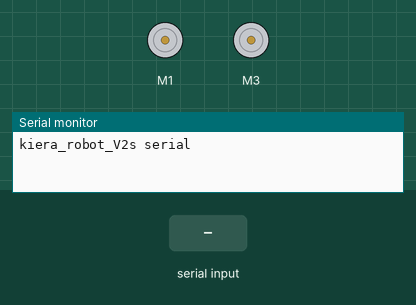
The sketch below on a simulated Arduino Uno, built with avr-gcc and run on an emulated ATmega328P. Parts: 2 × DC motor (green arrow = forward, orange = backward, longer = faster), the last lines printed to the serial monitor. The test bench sets the inputs (shaded band).

Above: at 1.2 s.
1.3 s: "U" received over Serial
At 1.6 s:
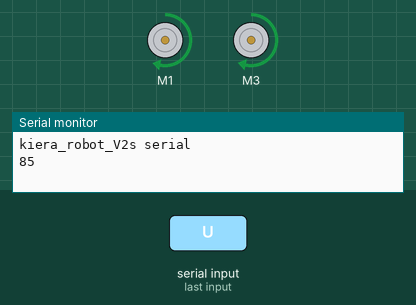
2.8 s: "D" received over Serial
At 3.9 s:
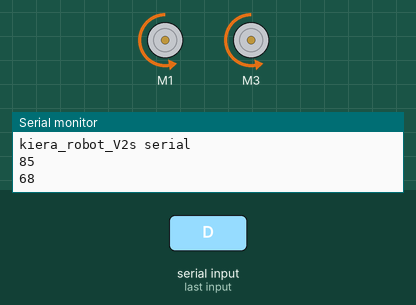
4.3 s: "C" received over Serial
At 5.0 s:
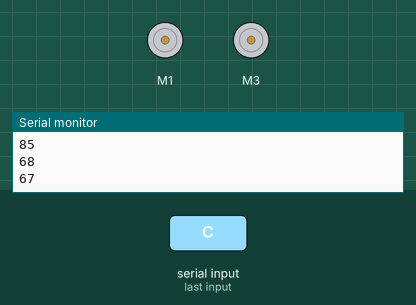
5.8 s: "L" received over Serial
At 5.88 s:
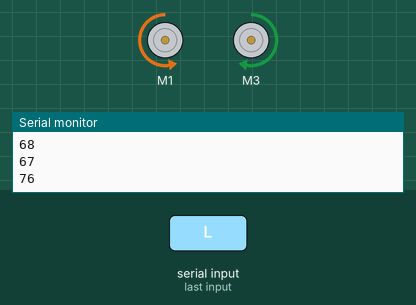
7.4 s: "R" received over Serial
At 7.48 s:
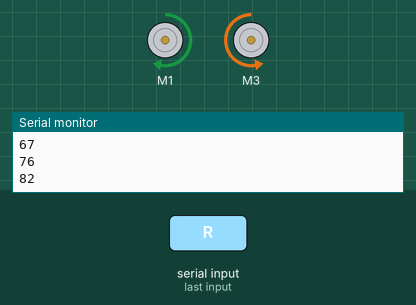
Timing chart, 0 to 10.4 s (numbered marks = the images above; inputs shaded):
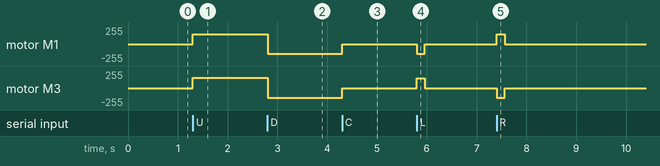

The sketch:

kiera_robot_V3.ino
```cpp
// kiera_robot_V3.ino

#include <Wire.h>
#include "utility/Adafruit_PWMServoDriver.h"
#include "Adafruit_MotorShield.h"

#define MAX_SPEED 150 // zet snelheid op 150 max is 255
#define MAX_SPEED_OFFSET 1 // variable tussen 2 motor opstart snelheden opvangen

int speedSet = 0;
int state = 0;
int S = 2;

// Create the motor shield object with the default I2C address
Adafruit_MotorShield AFMS = Adafruit_MotorShield();
// Select which 'port' M1, M2, M3 or M4. In this case, M1
Adafruit_DCMotor *motor1 = AFMS.getMotor(1);
// You can also make another motor on port M3
Adafruit_DCMotor *motor2 = AFMS.getMotor(3);


void setup() {
	Serial.begin(9600);  // set up Serial library at 9600 bps
	Serial.println("kiera_robot_V2s serial");
        AFMS.begin(); // create with the default frequency 1.6KHz

      }


      void loop() {
        if (Serial.available() > 0) {
          state = Serial.read();
          Serial.println(state);
          switch (state) {
            case 'U':
            vooruit();
            break;
            case 'D':
            achteruit();
            break;
            case 'C':
            stop();
            break;
            case 'L':
            links();
            break;
            case 'R':
            rechts();
            break;
            case 'a': // is in asci code 97
            rechts180();
            break;
            case 100: // is kleine d
            S = S + 10;
            if (S > 70) {
              S = 70;
            }
            break;
            case 99: // is kleine c
            S = S - 10;
            break;
            case 'V':
            vooruit2();
            break;
            case 'A':
            achteruit2();
            break;
            linksvoor();
            case 'W':
            break;
            rechtsvoor();
            case 'X':
            break;

          }
        }
      }

      void stop() {
        motor1->run(RELEASE);
        motor2->run(RELEASE);
      }

      void vooruit() {
        motor1->run(FORWARD);
        motor2->run(FORWARD);
        for (speedSet = 20; speedSet < MAX_SPEED; speedSet +=2)
        {
          motor1->setSpeed(speedSet + S);
          motor2->setSpeed(speedSet + MAX_SPEED_OFFSET + S);
        }
      }

      void achteruit() {
        motor1->run(BACKWARD);
        motor2->run(BACKWARD);
        for (speedSet = 20; speedSet < MAX_SPEED; speedSet +=2)
        {
          motor1->setSpeed(speedSet);
          motor2->setSpeed(speedSet+MAX_SPEED_OFFSET);
        }
      }

      void rechts() {
        motor1->run(FORWARD);
        motor2->run(BACKWARD);
        delay(160);
        stop();
      }

      void rechts180() {
        motor1->run(FORWARD);
        motor2->run(BACKWARD);
        delay (1500); // eerst 780
        stop();
      }

      void links() {
        motor1->run(BACKWARD);
        motor2->run(FORWARD);
        delay (160);
        stop();

      }

      void vooruit2() {
        motor1->run(FORWARD);
        motor2->run(FORWARD);

      }

      void achteruit2() {
        motor1->run(BACKWARD);
        motor2->run(BACKWARD);

      }

      void linksvoor() {
        motor1->run(FORWARD);
        motor2->run(RELEASE);
      }

      void rechtsvoor() {
        motor1->run(RELEASE);
        motor2->run(FORWARD);
      }
```

Measured:
- after the input at 1.3 s, motor M1: stopped → forward 150/255 at once; motor M3: stopped → forward 151/255 at once
- after the input at 2.8 s, motor M1: forward 150/255 → backward 148/255 at once; motor M3: forward 151/255 → backward 149/255 at once
- after the input at 4.3 s, motor M1: backward 148/255 → stopped at once; motor M3: backward 149/255 → stopped at once
- after the input at 5.8 s, motor M1: stopped → backward 148/255 at once, → stopped 0.16 s later; motor M3: stopped → forward 149/255 at once, → stopped 0.16 s later
- after the input at 7.4 s, motor M1: stopped → forward 148/255 at once, → stopped 0.16 s later; motor M3: stopped → backward 149/255 at once, → stopped 0.16 s later
